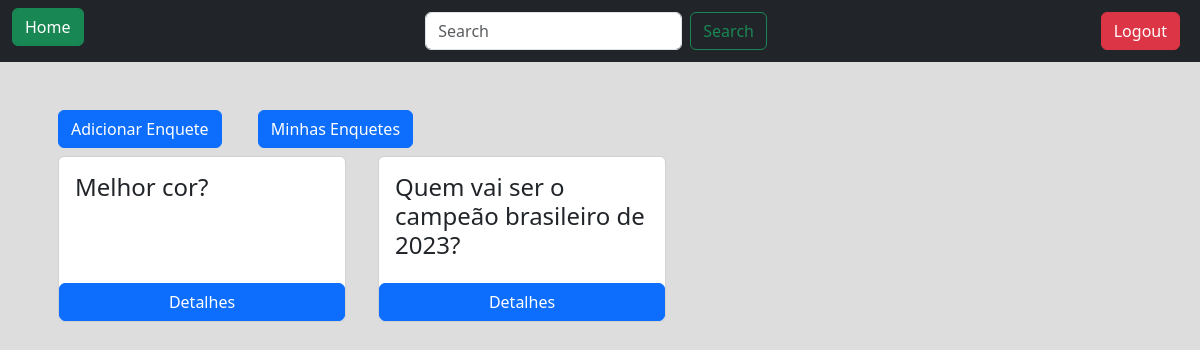
/ (signed in), run on the app's committed database.
### forms/models.py (models this page shows)
class Enquete(models.Model):
    pergunta = models.CharField(max_length=255)
    opcao1 = models.CharField(max_length=255)
    opcao2 = models.CharField(max_length=255)
    opcao3 = models.CharField(max_length=255)
    opcao4 = models.CharField(max_length=255)
    opcao5 = models.CharField(max_length=255)
    opcao6 = models.CharField(max_length=255)
    opcao1_resultado = models.IntegerField(default=0)
    opcao2_resultado = models.IntegerField(default=0)
    opcao3_resultado = models.IntegerField(default=0)
    opcao4_resultado = models.IntegerField(default=0)
    opcao5_resultado = models.IntegerField(default=0)
    opcao6_resultado = models.IntegerField(default=0)
    criador = models.ForeignKey(User, blank=False, on_delete=models.CASCADE)
    finalizado = models.BooleanField(default=True)

### forms/views.py (the view)
# urls.py: path('', views.index, name='home'),
def index(request):
    enquetes = Enquete.objects.all()
    return render(request, "pages/index.html", {'enquetes':enquetes})

### forms/templates/pages/index.html (shortened to what this page needs)
{% load static %}
<!DOCTYPE html>
<html lang="en">
  <head>
    <link
      rel="stylesheet"
      href="	https://cdn.jsdelivr.net/npm/bootstrap@5.3.2/dist/css/bootstrap.min.css"
    />
  </head>
  <body style="background-color: #ddd">
    <nav class="navbar navbar-expand-lg bg-dark">
      <div class="container-fluid">
        <div class="d-flex">
          <h5>
            <a class="btn btn-success me-2" href="{% url 'home' %}">Home</a>
          </h5>
        </div>
        <form class="d-flex" role="search" action="{% url 'buscar-enquete' %}">
          <input
            class="form-control me-2"
            type="search"
            placeholder="Search"
            aria-label="Search"
            name="q"
          />
          <button class="btn btn-outline-success" type="submit">Search</button>
        </form>
        <div class="d-flex">
          {% if request.user.is_authenticated %}
          <a class="btn btn-danger me-2" href="{% url 'logout' %}">Logout</a>
          {% else %}
          <a class="btn btn-success me-2" href="{% url 'login' %}">Login</a>
          {% endif %}
        </div>
      </div>
    </nav>
    {% if enquetes %}
    <main>
      <div class="container mt-5">
        {% if request.user.is_authenticated %}
        <a
          class="btn btn-primary mx-3 mb-2"
          href="{% url 'add-enquete' %}"
          role="button"
          >Adicionar Enquete</a
        >
        <a
          class="btn btn-primary mx-3 mb-2"
          href="{% url 'minhas-enquetes' %}"
          role="button"
          >Minhas Enquetes</a
        >
        {% endif %}
      <div class="d-flex flex-wrap">
        {% for enquete in enquetes %}
        <div class="card mb-4 mx-3" style="width: 18rem">
          <div class="card-body">
            <h4 class="pergunta">{{ enquete.pergunta }}</h4>
          </div>
          <a
            href="{% url 'detalhe-enquete' enquete.id %}"
            class="btn btn-primary"
            >Detalhes</a
          >
        </div>
        {% endfor %}
      </div>
      {% else %}
      <p>Desculpe! Nenhuma enquete encontrada.</p>
      {% endif %}
    </main>
  </body>
</html>

### data on the page
Enquete: pergunta "Melhor cor?"
Enquete: pergunta "Quem vai ser o campeão brasileiro de 2023?"
